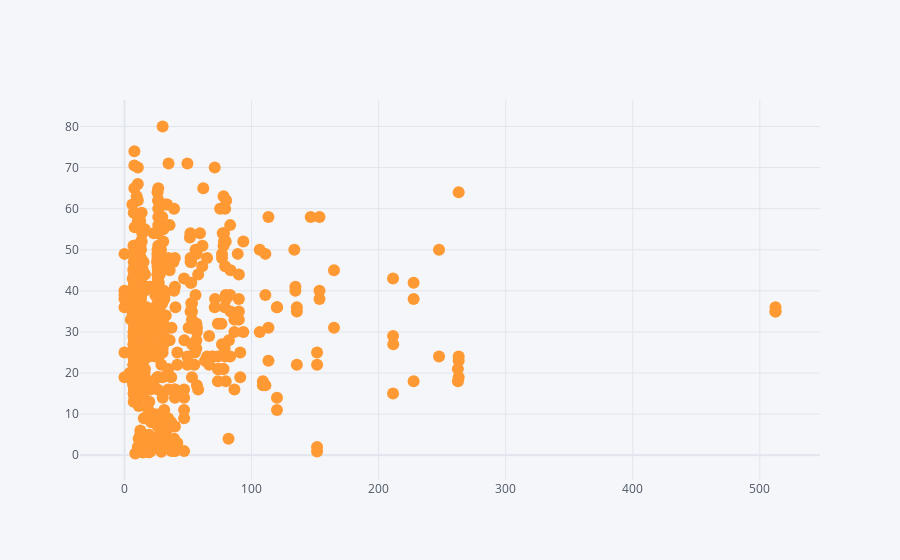

Notebook code for this chart:
### Code cell
df5.iplot(kind = 'scatter', x = 'fare', y = 'age', mode = 'markers')

### Figure 1 — Plotly figure (JSON) as saved in the notebook; plotly's stock layout.template omitted (floating-point values rounded to 4 significant figures; data arrays with more than 128 entries replaced by an {"elided": "..."} marker saying what was removed)
{"data": [{"line": {"color": "rgba(255, 153, 51, 1.0)", "dash": "solid", "shape": "linear", "width": 1.3}, "marker": {"size": 12, "symbol": "circle"}, "mode": "markers", "name": "age", "text": "", "type": "scatter", "x": {"elided": "891 float values"}, "y": {"elided": "891 mixed values"}}], "layout": {"legend": {"bgcolor": "#F5F6F9", "font": {"color": "#4D5663"}}, "paper_bgcolor": "#F5F6F9", "plot_bgcolor": "#F5F6F9", "title": {"font": {"color": "#4D5663"}}, "xaxis": {"gridcolor": "#E1E5ED", "showgrid": true, "tickfont": {"color": "#4D5663"}, "title": {"font": {"color": "#4D5663"}, "text": ""}, "zerolinecolor": "#E1E5ED"}, "yaxis": {"gridcolor": "#E1E5ED", "showgrid": true, "tickfont": {"color": "#4D5663"}, "title": {"font": {"color": "#4D5663"}, "text": ""}, "zerolinecolor": "#E1E5ED"}}}
